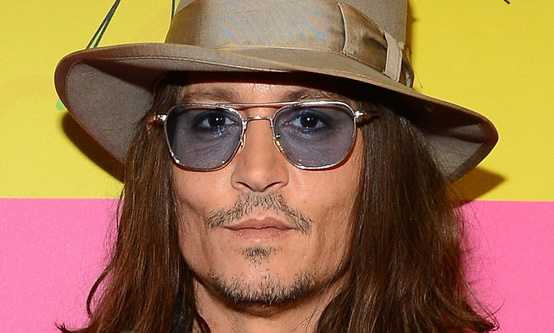
#> input picture Code/images/johnny1.jpeg, 554 x 333 px, shrunk from 1024 x 615 before the run
$ python FaceAndEye.py
#> lines starting #> are read from the running program, lines starting #| are printed output that depends on the picture; after the words box and inside, x2 and y2 are one past the last pixel; in counts of white or black regions, pixels touching at a corner belong together
import numpy as np
import cv2

faceClassifierFile = 'lbpcascade_frontalface_improved.xml'
# faceClassifierFile = 'haarcascade_frontalface_default.xml'  # Face Classifier File
eyeClassifierFile = 'haarcascade_eye.xml'  # Eye Classifier File

faceClassifier = cv2.CascadeClassifier(f'cascadeClassifiers/{faceClassifierFile}')  # Setting up the Face Classifier
eyeClassifier = cv2.CascadeClassifier(f'cascadeClassifiers/{eyeClassifierFile}')  # Setting up the Eye Classifier

fileName = 'johnny1.jpeg'
img = cv2.imread(f'images/{fileName}')  # Reading in the input image
#> img is the input picture: shape (333, 554, 3); mean B, G, R 77.5, 112.7, 154.9
gray = cv2.cvtColor(img, cv2.COLOR_BGR2GRAY)  # Converting the input image to gray scale
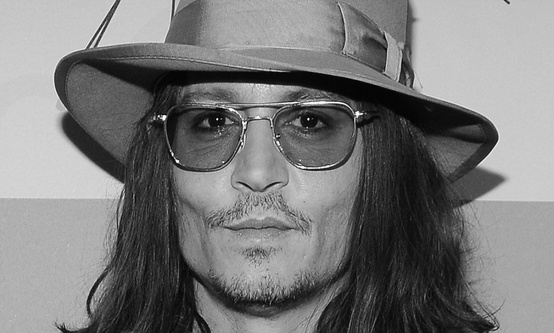
#> gray: shape (333, 554); min 0, max 255, mean 121.3

faces = faceClassifier.detectMultiScale(gray, 1.3, 5)  # Detect faces in the input image
#> faces = [[174, 93, 173, 173]]

if len(faces) == 0:
    print("No Face Found")
else:
    # Drawing a rectangle around the detected faces
    for (x, y, w, h) in faces:
        cv2.rectangle(img, (x, y), (x + w, y + h), (0, 255, 0), 2)
        cv2.imshow('img', img)

        roi_gray = gray[y:y + h, x:x + w]  # Converting the captured face to gray scale
        roi_color = img[y:y + h, x:x + w]  # Converting the captured back to color
        eyes = eyeClassifier.detectMultiScale(roi_gray, 1.2, 4)  # Detect eyes in the captured face

        # Drawing a rectangle around the detected eyes
        for (ex, ey, ew, eh) in eyes:
            cv2.rectangle(roi_color, (ex, ey), (ex + ew, ey + eh), (255, 255, 0), 2)
            cv2.imshow('img', img)
#> this loop made 1 pass
#> (x, y, w, h, eyes) on pass 1: (174, 93, 173, 173, [[112, 9, 44, 44]])
#> pass 1, `cv2.imshow('img', img)`:
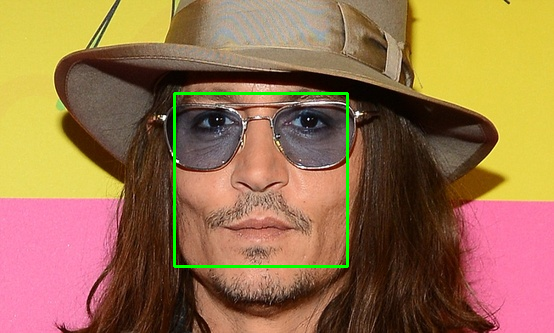
#> window 'img': shape (333, 554, 3); mean B, G, R 76.8, 114.6, 153.5
#> pass 1, `roi_gray = gray[y:y + h, x:x + w]`:
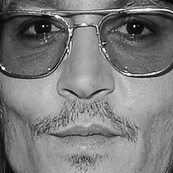
#> roi_gray: shape (173, 173); min 0, max 254, mean 123
#> pass 1, `roi_color = img[y:y + h, x:x + w]`:
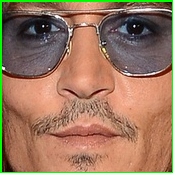
#> roi_color: shape (173, 173, 3); mean B, G, R 91.3, 117.4, 152.9
#> pass 1, `cv2.imshow('img', img)`:
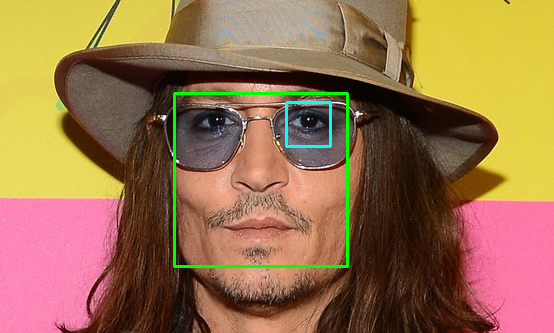
#> window 'img': shape (333, 554, 3); mean B, G, R 77.2, 115, 153.2
#> after the loop:
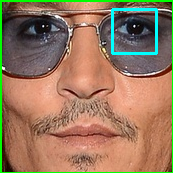
#> roi_color: shape (173, 173, 3); 1.75% of pixels changed, all inside (x1, y1, x2, y2) = (111, 8, 158, 55)

    cv2.waitKey(0)  # Waits for any key to be pressed

    # Outputting the image with the detections
    # Outputting the file with the name: imageFileName(FirstClassifierName&SecondClassifierName).png
    faceClassifierOutput = faceClassifierFile.split(".")  # -> haarcascade_frontalface_default
    eyeClassifierOutput = eyeClassifierFile.split(".")  # -> haarcascade_eye
    outputFileName = fileName.split('.')
    cv2.imwrite(f'outputImages/faceAndEyes/{outputFileName[0]}({faceClassifierOutput[0]}&{eyeClassifierOutput[0]}).png',img)

    cv2.destroyAllWindows()  # De allocating any emory usage
